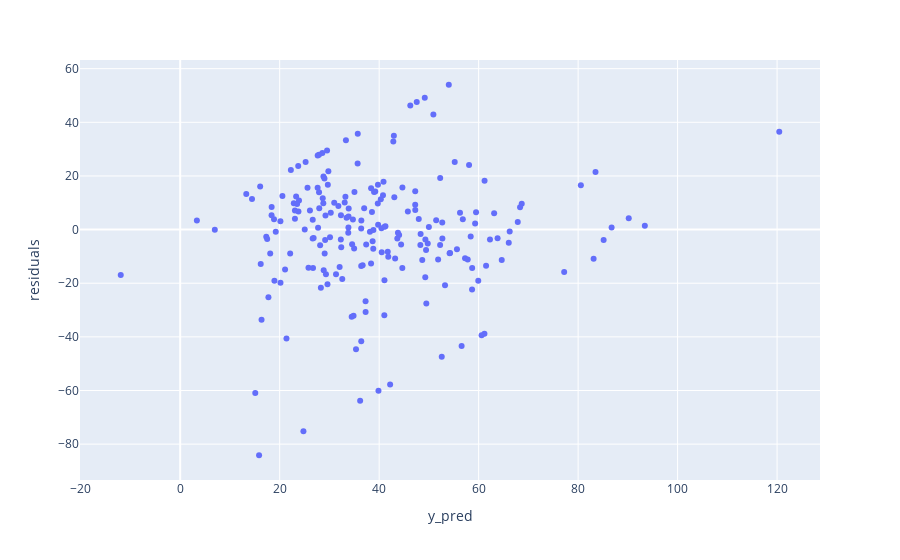

The cell this chart's notebook holds for it:
### Code cell
fig = px.scatter(new_residual_df, x='y_pred', y='residuals')

fig.show()

### Figure 1 — Plotly figure (JSON) as saved in the notebook; plotly's stock layout.template omitted (floating-point values rounded to 4 significant figures; data arrays with more than 128 entries replaced by an {"elided": "..."} marker saying what was removed)
{"data": [{"hovertemplate": "y_pred=%{x}<br>residuals=%{y}<extra></extra>", "legendgroup": "", "marker": {"color": "#636efa", "symbol": "circle"}, "mode": "markers", "name": "", "orientation": "v", "showlegend": false, "type": "scatter", "x": {"elided": "203 float values"}, "xaxis": "x", "y": {"elided": "203 float values"}, "yaxis": "y"}], "layout": {"legend": {"tracegroupgap": 0}, "margin": {"t": 60}, "xaxis": {"anchor": "y", "domain": [0, 1], "title": {"text": "y_pred"}}, "yaxis": {"anchor": "x", "domain": [0, 1], "title": {"text": "residuals"}}}}
